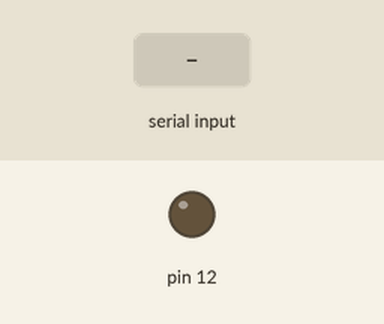
A sketch run on a simulated Arduino Mega 2560, built with avr-gcc and run on an emulated ATmega2560. Parts: output pins drawn as LEDs (lit = HIGH). Inputs (shaded band) come from the test bench.

Above: at 1.2 s.
1.3 s: "ping" received over the second serial link
At 1.9 s:
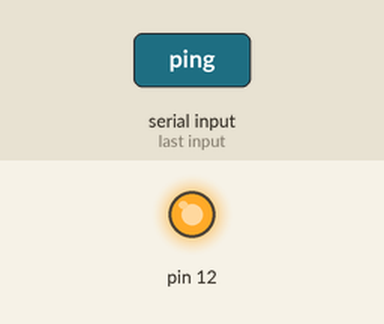
4.3 s: "1" received over the second serial link
At 7.1 s:
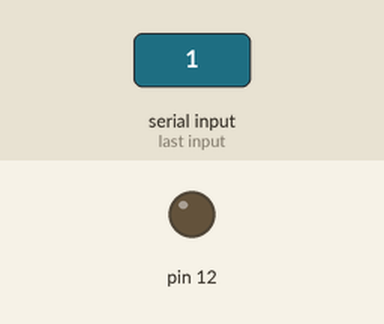
7.3 s: "0" received over the second serial link
At 8.3 s:
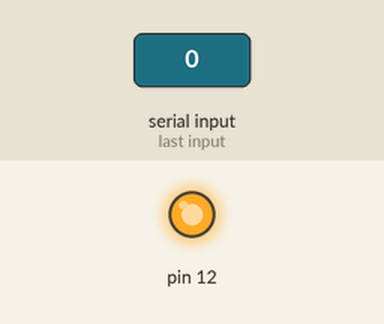
Timing chart, 0 to 10.8 s (numbered marks = the images above; inputs shaded):
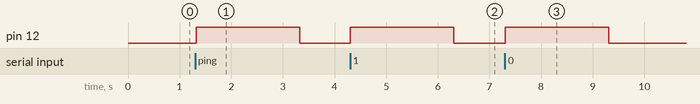

The sketch:

MegaCode.ino
```cpp
void setup()
{
  Serial.begin(9600);
  Serial1.begin(9600); // ESP8266
  Serial2.begin(9600); // HC05

  pinMode(12,OUTPUT);
  digitalWrite(12,LOW);
}
String s = "",t = "";
void loop()
{
  if(Serial2.available()){
    while(Serial2.available()){
      delay(10);
      s += (char)Serial2.read();
    }
  }
  if(s == "ping"){
    Serial2.print("done");
    Serial.println("done");
    s = "";
   }
  if(s.length() > 17){
    Serial1.print(s);
    s = "";
  }

  if(s.length() > 0){
    Serial.println(s);
    s = "";
  }


  if(Serial1.available()){
    while(Serial1.available()){
      delay(5);
      t += (char)Serial1.read();
    }
  }

  if(t.length() > 0){
    Serial2.print(t);
    t = "";
    digitalWrite(12,HIGH);
    delay(2000);
    digitalWrite(12,LOW);
  }
}
```

Measured:
- after the input at 1.3 s, pin 12: LOW → HIGH at once, → LOW 2.0 s later
- after the input at 4.3 s, pin 12: LOW → HIGH at once, → LOW 2.0 s later
- after the input at 7.3 s, pin 12: LOW → HIGH at once, → LOW 2.0 s later
